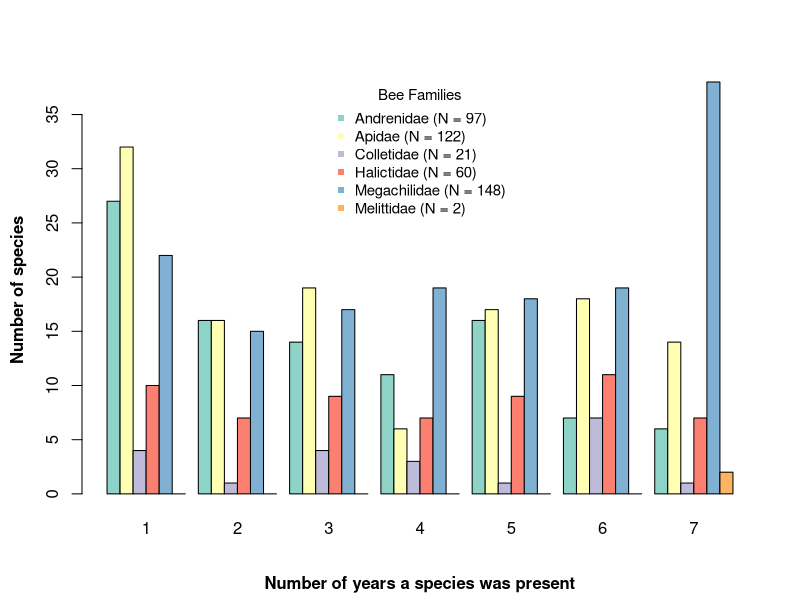
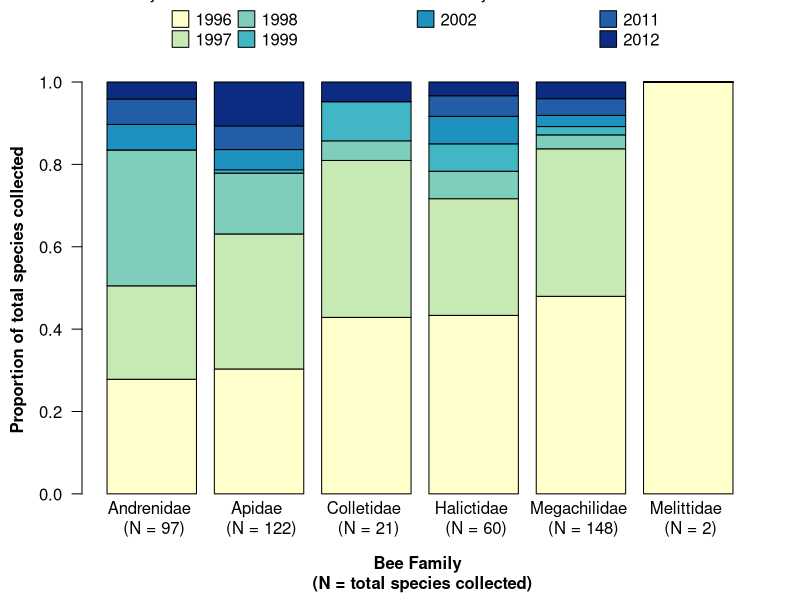

Generate these figures, in order, with R: (Note: this script raises an error after producing the figures.)
##########################################################
####### Code for Pinnacles Biodiversity Paper ############
################# J. Meiners 2017 ########################

setwd("~/Dropbox/ResearchProjects/Biodiv Paper/Pinnacles_Bee_Biodiversity")
library(dplyr)
library(plyr)
library(RColorBrewer)
library(tidyverse)
library(reshape2)
library(ggplot2)

## Figure 1: Map made in ArcGIS using the file "loc_days_species.csv"

## Tables 1 & 2: Summary statistics of species and specimen numbers per year of study were calculated in excel using the file "Species_list.csv" (shared in Supplementary material)

## Figure 2a: Barplot comparisons across years
## Calculate how many years each species was collected
Species_years = read.csv("Species_list.csv", header = TRUE)
Species_years = subset(Species_years, Num_years != "NA", select = c("Family", "Species", "Num_years"))
## Group species by family and number of years recorded
fam_years = Species_years %>%
  dplyr::group_by(Family, Num_years) %>%
  dplyr::summarise(count = n())
## Calculate number of species per family
fam_num = Species_years %>%
  dplyr::group_by(Family) %>%
  dplyr::summarise(species_per_family = n())
## Coerce into crostab
spyears <- dcast(fam_years, Family~Num_years, value.var="count")
spyears = spyears %>% remove_rownames %>% column_to_rownames(var="Family")
spyears[is.na(spyears)] <- 0

# par(mfrow=c(2,1))
# quartz(width = 4.5, height = 6)
quartz(width = 9, height = 5)
# par(mar=c(5,4.5,5.5,4)) 
###### Side by side barplot #######
tiff(filename = "Biodiv_Fig2a.tiff", units = "in", compression = "lzw", res = 300, width = 9, height = 5)
spyears = as.matrix(spyears)
names_leg=c("Andrenidae (N = 97)", "Apidae (N = 122)" , "Colletidae (N = 21)", "Halictidae (N = 60)", "Megachilidae (N = 148)", "Melittidae (N = 2)")
barplot(spyears, beside = TRUE, col=brewer.pal(n = 6, name = "Set3"))
mtext(side = 2, line = 2.75, text = "Number of species", font = 2)
mtext(side = 1, line = 3.75, text = "Number of years a species was present", font = 2)
legend("top", names_leg, pch=15, cex = 0.9, col=brewer.pal(n = 6, name = "Set3"), bty="n", title = "Bee Families")
dev.off() # run this line after figure code to finish saving out figure to file


## Figure 2b: Family accumulation over years
Prop_specyear <- read.csv("SpeciesinFamily_450.csv", header = TRUE, row.names = 1)
years = c("All96", "New97", "New98", "New99", "New02", "New11", "New12")

prop_years = Prop_specyear[,years]/rowSums(Prop_specyear[,years])
totals = rowSums(Prop_specyear[,years])

quartz(width = 9, height = 5)
# par(mar=c(5,4.5,5.5,4)) 
tiff(filename = "Biodiv_Fig2b.tiff", units = "in", compression = "lzw", res = 300, width = 9, height = 5)
color.vec = brewer.pal(n = 7, name = "YlGnBu")
barplot(t(prop_years), las=1, col=color.vec,
             names=c("Andrenidae \n (N = 97)", "Apidae \n (N = 122)" , "Colletidae \n (N = 21)", "Halictidae \n (N = 60)", "Megachilidae \n (N = 148)", "Melittidae \n (N = 2)"))
mtext(side = 2, line = 2.75, text = "Proportion of total species collected", font = 2)
mtext(side = 1, line = 3.75, text = "Bee Family \n (N = total species collected)", font = 2)

years_leg = c("1996", "1997", "1998", "1999", "2002", "2011", "2012")
legend(5, 1.25, legend=years_leg[6:7], bty = "n",  xpd=NA, ncol=1, pch=22, pt.bg=color.vec[6:7], pt.cex=2.5, inset=c(-0.15) ,text.font = 1, title = "Current Collection Years")
legend(3.5,1.25, legend=years_leg[5], bty = "n", xpd=NA, ncol=1, pch=22, pt.bg=color.vec[5], pt.cex=2.5, inset=c(-0.15) ,text.font = 1, title = "Bowl Study")
legend(0.3,1.25, legend=years_leg[1:4], bty = "n", xpd=NA, ncol=2, pch=22, pt.bg=color.vec[1:4], pt.cex=2.5, inset=c(-0.15) ,text.font = 1, title = "Early Museum Collection Years")
dev.off() # run this line after figure code to finish saving out figure to file


## Figure 3: Habitat type rarefaction curve
samples = read.csv("samples.csv", header = TRUE, row.names = 1)
## Species accumulation curve
quartz(height = 6, width = 10)
## observed curve
accumcurve = specaccum(samples, method = "rarefaction")
plot(accumcurve, ci.type="poly", col = "black", lwd=2, ci.lty=0, ci.col="grey", ylab = "Number of species", xlab = "Number of samples")
## expected curve for comparison
accumcurve.random = specaccum(samples, "random")
plot(accumcurve.random, col="blue", add=TRUE)

## run to save figure as tiff file
tiff(filename = "Biodiv_Fig3.tiff", units = "in", compression = "lzw", res = 300, width = 10, height = 6)
# (run code script here)
dev.off() # then run this line after figure code to finish saving out figure to file

## Table 3: full data for these rank abundance summaries is shared in Supplementary material


## Figure 4: Map made in ARCGis using data from file "Study_comparison.csv"


#### Figure 5: Study comparison (Data from Table S1)

surveys = read.csv("Study_comparison.csv", header = TRUE) # may need to add 'stringsAsFactors = FALSE' if not importing correctly
names(surveys)
dim(surveys)

pinn_col = rep("black", times=length(surveys[,1]))
pinn_col[which(surveys$Study=="Pinnacles National Park, CA")]="red"

plot(surveys$Species ~ surveys$Area, las=1, pch=19, col = pinn_col)
lin_mod = lm(surveys$Species ~ surveys$Area)
abline(lin_mod)
text("topright", paste("R2=",round(summary(lin_mod)$ r.squared, digits=3), sep=""))
text(topright, paste("p-value=",round(summary(lin_mod)$ coefficients[[2,4]], digits=3), sep=""))
mtext("Linear model", line = 1, font=2)

plot(bee$Species ~ log(bee$Area), las=1, pch=19, col = pinn_col)
log_mod = lm(bee$Species ~ log(bee$Area))
abline(log_mod)
text(x=2.5, y=600, paste("R2=",round(summary(log_mod)$ r.squared, digits=3), sep=""))
text(x=2.5, y=550, paste("p-value=",round(summary(log_mod)$ coefficients[[2,4]], digits=3), sep=""))
mtext("Logarithmic model", line = 1, font=2)

plot(log(surveys$Species) ~ log(surveys$Area), las=1, pch=19, col = pinn_col)
power_mod = lm(log(surveys$Species) ~ log(surveys$Area))
abline(power_mod)
text(x=2.5, y=6.25, paste("R2=",round(summary(power_mod)$ r.squared, digits=3), sep=""))
text(x=2.5, y=6.1, paste("p-value=",round(summary(power_mod)$ coefficients[[2,4]], digits=3), sep=""))
mtext("power-law model", line = 1, font=2)

##Look for largest residual
plot(residuals(power_mod) ~ log(surveys$Area), las=1, pch=19, ylim=c(-max(abs(residuals(power_mod))),  max(abs(residuals(power_mod))) ), col = pinn_col)
abline(h=0, col="gray")
abline(h = c(-residuals(power_mod)[which(surveys$Study=="Pinnacles National Park, CA")], residuals(power_mod)[which(surveys$Study=="Pinnacles National Park, CA")]), lty=2, col="darkred")

##Convert to a percentage of predicted. 
percent_deviation_A = (surveys$Species - exp(predict(power_mod)))/exp(predict(power_mod))*100
sort_order = rev(order(percent_deviation_A))
percent_deviation = percent_deviation_A[sort_order]
bar_col = rep("gray20", times = length(surveys[,1]))
bar_col[which(percent_deviation>0)]="gray80"

beta = power_mod$coefficients
area_range = seq(from = min(surveys$Area), to = max(surveys$Area), length.out=300)
pred_species = exp(beta[1]+beta[2]*log(area_range))

quartz(width=11, height=6)
par(mfrow=c(1,2))
par(mar=c(5.5, 5, 2, 2)+0.1)
surveys_col = rep("gray20", times = length(surveys[,1]))
surveys_col[which(percent_deviation_A>0)]="gray80"
plot(surveys$Species ~ surveys$Area, las=1, pch=21, bg = surveys_col, ylab="Number of species", xlab="Area (sq. km.)")
points(x = area_range, y = pred_species, type='l', lwd=2)
points(x = area_range[which(surveys$Study=="Pinnacles National Park, CA")],
       y = pred_species[which(surveys$Study=="Pinnacles National Park, CA")],
       pch=21, cex=3)

par(mar=c(15, 6, 2, 2)+0.1)
barplot(height = percent_deviation, las=2, names.arg = surveys$Study[sort_order], yaxs = 'r', ylab = "Observed relative to predicted\nspecies per area (%)", col = bar_col)
abline(h=0)
box(which="plot")
legend("topright", legend = c("> predicted", "< predicted"), pch=22, pt.bg = c("gray80", "gray20"), pt.cex=2, inset=0.05, bty='n')
axis(side = 1, at = seq(from = 0.75, by = 1.2, length.out=length(surveys[,1])), labels=FALSE)

par(mfrow=c(1,2))
par(mar=c(5.5, 5, 2, 2)+0.1)
surveys_col = rep("gray20", times = length(surveys[,1]))
surveys_col[which(percent_deviation_A>0)]="gray80"
plot(log(surveys$Species) ~ log(surveys$Area), las=1, pch=21, bg = surveys_col, ylab="log_e(Number of species)", xlab="log_e(Area (sq. km.))")
points(x = log(surveys$Area), y = predict(power_mod), type='l', lwd=2)
points(x = log(surveys$Area)[which(surveys$Study=="Pinnacles National Park, CA")],
       y = log(surveys$Species)[which(surveys$Study=="Pinnacles National Park, CA")],
       pch=21, cex=3)

par(mar=c(15, 6, 2, 2)+0.1)
barplot(height = percent_deviation, las=2, names.arg = surveys$Study[sort_order], yaxs = 'r', ylab = "Observed relative to predicted\nspecies per area (%)", col = bar_col)
abline(h=0)
box(which="plot")
legend("topright", legend = c("> predicted", "< predicted"), pch=22, pt.bg = c("gray80", "gray20"), pt.cex=2, inset=0.05, bty='n')
axis(side = 1, at = seq(from = 0.75, by = 1.2, length.out=length(surveys[,1])), labels=FALSE)


